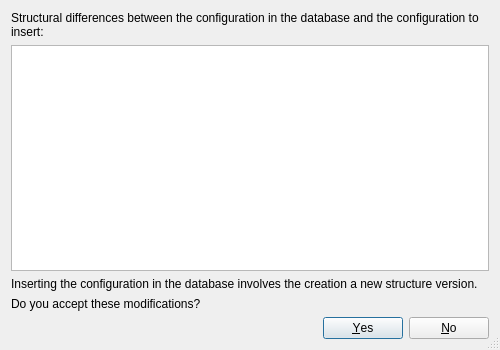
<ui version="4.0" >
 <class>UpdateControllerDialog</class>
 <widget class="QDialog" name="UpdateControllerDialog" >
  <property name="geometry" >
   <rect>
    <x>0</x>
    <y>0</y>
    <width>500</width>
    <height>350</height>
   </rect>
  </property>
  <property name="windowTitle" >
   <string>Database update report</string>
  </property>
  <property name="sizeGripEnabled" >
   <bool>true</bool>
  </property>
  <property name="modal" >
   <bool>true</bool>
  </property>
  <layout class="QVBoxLayout" >
   <item>
    <widget class="QLabel" name="labelList" >
     <property name="text" >
      <string>Structural differences between the configuration in the database and the configuration to insert:</string>
     </property>
     <property name="wordWrap" >
      <bool>true</bool>
     </property>
    </widget>
   </item>
   <item>
    <widget class="QListWidget" name="list" />
   </item>
   <item>
    <widget class="QLabel" name="labelWarning" >
     <property name="text" >
      <string>Inserting the configuration in the database involves the creation a new structure version.</string>
     </property>
     <property name="wordWrap" >
      <bool>true</bool>
     </property>
    </widget>
   </item>
   <item>
    <widget class="QLabel" name="labelQuestion" >
     <property name="text" >
      <string>Do you accept these modifications?</string>
     </property>
    </widget>
   </item>
   <item>
    <widget class="QDialogButtonBox" name="buttonBox" >
     <property name="orientation" >
      <enum>Qt::Horizontal</enum>
     </property>
     <property name="standardButtons" >
      <set>QDialogButtonBox::No|QDialogButtonBox::NoButton|QDialogButtonBox::Yes</set>
     </property>
    </widget>
   </item>
  </layout>
 </widget>
 <resources/>
 <connections>
  <connection>
   <sender>buttonBox</sender>
   <signal>accepted()</signal>
   <receiver>UpdateControllerDialog</receiver>
   <slot>accept()</slot>
   <hints>
    <hint type="sourcelabel" >
     <x>248</x>
     <y>254</y>
    </hint>
    <hint type="destinationlabel" >
     <x>157</x>
     <y>274</y>
    </hint>
   </hints>
  </connection>
  <connection>
   <sender>buttonBox</sender>
   <signal>rejected()</signal>
   <receiver>UpdateControllerDialog</receiver>
   <slot>reject()</slot>
   <hints>
    <hint type="sourcelabel" >
     <x>316</x>
     <y>260</y>
    </hint>
    <hint type="destinationlabel" >
     <x>286</x>
     <y>274</y>
    </hint>
   </hints>
  </connection>
 </connections>
</ui>
